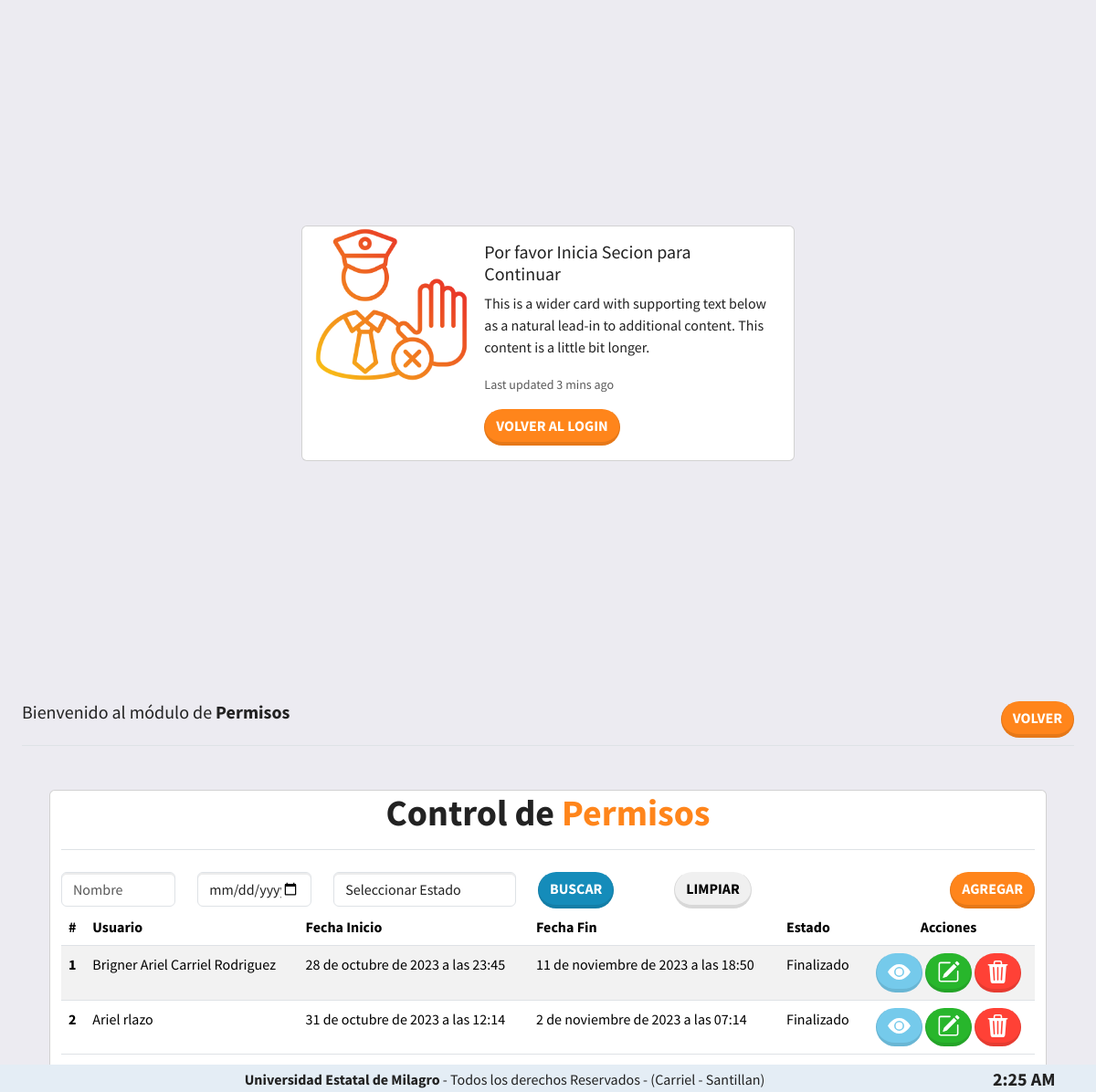
Screenshot of /lista_permiso (signed in) with the database file from the repository.
### Apps/App_Principal/models.py (models this page shows)
class Permisos(models.Model):
    id_usuario = models.ForeignKey(Usuario, on_delete=models.CASCADE)
    fecha_inicio = models.DateTimeField(blank=False, null=True)
    fecha_fin = models.DateTimeField(blank=False, null=True)
    con_directivo = models.BooleanField(default=False)
    personas = models.BooleanField(default=False)
    data_principal = models.BooleanField(default=False)
    accionistas = models.BooleanField(default=False)
    junta = models.BooleanField(default=False)
    cargos = models.BooleanField(default=False)
    origen = models.BooleanField(default=False)
    impuesto_causado = models.BooleanField(default=False)
    entidades = models.BooleanField(default=False)
    auditores = models.BooleanField(default=False)
    apalancamiento = models.BooleanField(default=False)
    excel = models.BooleanField(default=False)
    ciu = models.BooleanField(default=False)
    estado_permiso = models.CharField(max_length=10, choices=ESTADOPER, default=ESTADOPER[0][1], blank=True, null=True)
    class Meta:
        verbose_name = "Permiso"
        verbose_name_plural = "Permisos"
        ordering = ['id']
    def __str__(self):
        return "{}".format(self.id_usuario)

### Apps/App_Usuario/models.py (models this page shows, shortened)
class Usuario(models.Model):
    nombres = models.CharField(max_length=50, blank=False, null=True )
    apellidos = models.CharField(max_length=50, blank=False, null=True )
    cedula = models.CharField(max_length=10, blank=False, null=True, unique=True)
    telefono = models.CharField(max_length=10, blank=False, null=True, unique=True)
    correo = models.CharField(max_length=50, blank=False, null=True, unique=True)
    genero = models.CharField(max_length=1, choices=GENERO, default=GENERO[0][0], blank=True, null=True)
    nom_user = models.CharField(max_length=15, blank=False, null=True, unique=True)
    contraseña = models.CharField(max_length=20, blank=False, null=False, unique=True)
    class Meta:
        verbose_name = "Usuario"
        verbose_name_plural = "Usuarios"
        ordering = ['id']
    def __str__(self):
        return "{} {}".format(self.nombres, self.apellidos)

### Apps/App_Admin/views.py (the view)
# urls.py: path('lista_permiso', Lista_Permiso.as_view(), name="lista_permiso"),
class Lista_Permiso(ListView):
    template_name = 'administrador/gestion_permisos/lista_permisos.html'
    context_object_name = 'permisos'
    model = Permisos
    def get_queryset(self):
        queryset = super().get_queryset()
        nombres = self.request.GET.get('nombres')
        fecha = self.request.GET.get('fecha')
        estado = self.request.GET.get('estado')
        if nombres:
            queryset = queryset.filter(id_usuario__nombres__contains=nombres)
        if fecha:
            queryset = queryset.filter(fecha_inicio__gt=fecha)
        if estado:
            queryset = queryset.filter(estado_permiso__contains=estado)
        return queryset
    def get_context_data(self, **kwargs):
        context = super().get_context_data(**kwargs)
        context['voler_login'] = 'login_admin'
        context['titulo'] = 'Permisos'
        context['rol'] = 'administrador'
        context['nuevo'] = 'nuevo_permiso'
        context['volver'] = 'admin_modulos'
        permisos = Permisos.objects.all()
        fecha_actual = datetime.now()
        print(type(fecha_actual))
        print(fecha_actual)
        for per in permisos:
            if isinstance(per.fecha_fin, datetime):
                fecha_fin_naive = per.fecha_fin.astimezone(timezone.utc).replace(tzinfo=None)
                if fecha_fin_naive > fecha_actual:
                    per.estado_permiso = 'En Curso'
                else:
                    per.estado_permiso = 'Finalizado'
                per.save()
                print(per, per.estado_permiso)
        context['query'] = self.request.GET.get("query") or ""
        return context

### Apps/App_Principal/templates/administrador/gestion_permisos/lista_permisos.html (shortened to what this page needs)
{% extends 'lista.html' %}
{% load static %}
{% block tabla %}
	<form method="get">
		<div class="col">
			<div class="d-flex justify-content-end">
				<div class="row me-auto">
					<div class="col-2">
						<input type="text" name="nombres" class="form-control" placeholder="Nombre" value=
								"{{ request.GET.nombres }}">
					</div>
					<div class="col-2">
						<input type="datetime-local" name="fecha" class="form-control" placeholder="Fecha" value=
								"{{ request.GET.fecha_inicio }}">
					</div>
					<div class="col-3">
						<select name="estado" class="form-control">
							<option selected disabled>Seleccionar Estado</option>
						</select>
					</div>
					<div class="col-2">
						<button type="submit" class="btn btn-primary rounded-pill">Buscar</button>
					</div>
					<div class="col-2">
						<a type="button" href="{% url 'lista_permiso' %}"
						   class="btn btn-secondary rounded-pill">Limpiar</a>
					</div>
				</div>
				<a class="btn btn-warning rounded-pill float-end" href="{{ nuevo }}">Agregar</a>
			</div>
		</div>
	</form>
	<table class="table table-striped">
		<thead>
		<tr>
			<th scope="col">#</th>
			<th scope="col">Usuario</th>
			<th scope="col">Fecha Inicio</th>
			<th scope="col">Fecha Fin</th>
			<th scope="col">Estado</th>
			<th class="text-center" scope="col">Acciones</th>
		</tr>
		</thead>
		<tbody>
		{% for object in permisos %}
			<tr>
				<th>{{ forloop.counter }}</th>
				<td>{{ object.id_usuario }}</td>
				<td>{{ object.fecha_inicio }}</td>
				<td>{{ object.fecha_fin }}</td>
				<td>{{ object.estado_permiso }}</td>
				<td class="text-center">
					<a class="btn btn-info rounded-pill" data-bs-toggle="modal" data-bs-target="#modal{{ object.id }}">
						<svg xmlns="http://www.w3.org/2000/svg" width="25" height="25" fill="currentColor"
						     class="bi bi-eye-fill" viewBox="0 0 16 16">
							<path d="M10.5 8a2.5 2.5 0 1 1-5 0 2.5 2.5 0 0 1 5 0z"/>
							<path d="M0 8s3-5.5 8-5.5S16 8 16 8s-3 5.5-8 5.5S0 8 0 8zm8 3.5a3.5 3.5 0 1 0 0-7 3.5 3.5 0 0 0 0 7z"/>
						</svg>
					</a>
					<a class="btn btn-success rounded-pill" href="{% url 'modificar_permiso' object.id %}">
					</a>
					<a class="btn btn-danger rounded-pill" href="{% url 'eliminar_permiso' object.id %}">
					</a>
				</td>
			</tr>
		{% endfor %}
		</tbody>
	</table>
{% endblock %}

### static/css/estilos.css (style rules this page uses)
body { background-color: #ecebf1; }

### rows the page displays
Permisos: id_usuario "Brigner Ariel Carriel Rodriguez", fecha_inicio "28 de octubre de 2023 a las 23:45", fecha_fin "11 de noviembre de 2023 a las 18:50", estado_permiso "Finalizado"
Permisos: id_usuario "Ariel rlazo", fecha_inicio "31 de octubre de 2023 a las 12:14", fecha_fin "2 de noviembre de 2023 a las 07:14", estado_permiso "Finalizado"

### other values shown
{{ titulo }} "Permisos"
